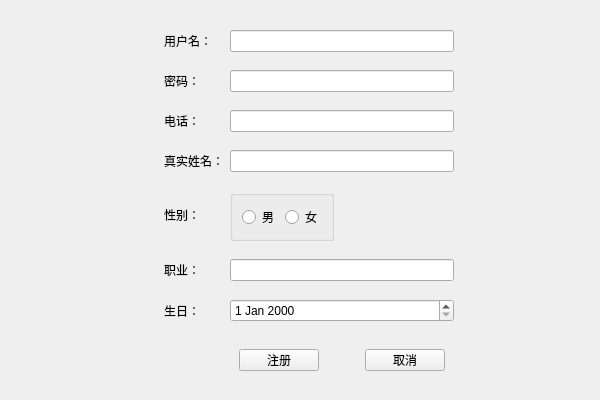
<?xml version="1.0" encoding="UTF-8"?>
<ui version="4.0">
 <class>regW</class>
 <widget class="QMainWindow" name="regW">
  <property name="geometry">
   <rect>
    <x>0</x>
    <y>0</y>
    <width>600</width>
    <height>400</height>
   </rect>
  </property>
  <property name="minimumSize">
   <size>
    <width>600</width>
    <height>400</height>
   </size>
  </property>
  <property name="maximumSize">
   <size>
    <width>600</width>
    <height>400</height>
   </size>
  </property>
  <property name="windowTitle">
   <string>MainWindow</string>
  </property>
  <widget class="QWidget" name="centralwidget">
   <layout class="QVBoxLayout" name="verticalLayout">
    <item>
     <widget class="QWidget" name="widget" native="true">
      <property name="minimumSize">
       <size>
        <width>600</width>
        <height>400</height>
       </size>
      </property>
      <property name="maximumSize">
       <size>
        <width>600</width>
        <height>400</height>
       </size>
      </property>
      <property name="styleSheet">
       <string notr="true"/>
      </property>
      <layout class="QGridLayout" name="gridLayout">
       <item row="4" column="1">
        <widget class="QLabel" name="label_3">
         <property name="text">
          <string>真实姓名：</string>
         </property>
        </widget>
       </item>
       <item row="6" column="1">
        <widget class="QLabel" name="label_4">
         <property name="maximumSize">
          <size>
           <width>16777215</width>
           <height>30</height>
          </size>
         </property>
         <property name="text">
          <string>性别：</string>
         </property>
        </widget>
       </item>
       <item row="7" column="1">
        <widget class="QLabel" name="label_5">
         <property name="text">
          <string>职业：</string>
         </property>
        </widget>
       </item>
       <item row="8" column="2">
        <widget class="QDateEdit" name="birth"/>
       </item>
       <item row="4" column="2">
        <widget class="QLineEdit" name="userName"/>
       </item>
       <item row="8" column="1">
        <widget class="QLabel" name="label_6">
         <property name="text">
          <string>生日：</string>
         </property>
        </widget>
       </item>
       <item row="6" column="2">
        <widget class="QGroupBox" name="groupBox">
         <property name="sizePolicy">
          <sizepolicy hsizetype="Fixed" vsizetype="Fixed">
           <horstretch>0</horstretch>
           <verstretch>0</verstretch>
          </sizepolicy>
         </property>
         <property name="title">
          <string/>
         </property>
         <property name="flat">
          <bool>false</bool>
         </property>
         <property name="checkable">
          <bool>false</bool>
         </property>
         <layout class="QGridLayout" name="gridLayout_2">
          <item row="0" column="0">
           <widget class="QRadioButton" name="rbtn1">
            <property name="text">
             <string>男</string>
            </property>
           </widget>
          </item>
          <item row="0" column="1">
           <widget class="QRadioButton" name="rbtn2">
            <property name="enabled">
             <bool>true</bool>
            </property>
            <property name="text">
             <string>女</string>
            </property>
           </widget>
          </item>
         </layout>
        </widget>
       </item>
       <item row="1" column="1">
        <widget class="QLabel" name="label_2">
         <property name="text">
          <string>密码：</string>
         </property>
        </widget>
       </item>
       <item row="0" column="0">
        <spacer name="horizontalSpacer">
         <property name="orientation">
          <enum>Qt::Horizontal</enum>
         </property>
         <property name="sizeHint" stdset="0">
          <size>
           <width>40</width>
           <height>20</height>
          </size>
         </property>
        </spacer>
       </item>
       <item row="1" column="2">
        <widget class="QLineEdit" name="password">
         <property name="echoMode">
          <enum>QLineEdit::Password</enum>
         </property>
        </widget>
       </item>
       <item row="9" column="2">
        <widget class="QWidget" name="widget_2" native="true">
         <property name="maximumSize">
          <size>
           <width>16777215</width>
           <height>40</height>
          </size>
         </property>
         <layout class="QHBoxLayout" name="horizontalLayout">
          <item>
           <widget class="QPushButton" name="logBtn">
            <property name="text">
             <string>注册</string>
            </property>
           </widget>
          </item>
          <item>
           <spacer name="horizontalSpacer_5">
            <property name="orientation">
             <enum>Qt::Horizontal</enum>
            </property>
            <property name="sizeHint" stdset="0">
             <size>
              <width>40</width>
              <height>20</height>
             </size>
            </property>
           </spacer>
          </item>
          <item>
           <widget class="QPushButton" name="canBtn">
            <property name="text">
             <string>取消</string>
            </property>
           </widget>
          </item>
         </layout>
        </widget>
       </item>
       <item row="7" column="2">
        <widget class="QLineEdit" name="job"/>
       </item>
       <item row="0" column="1">
        <widget class="QLabel" name="label">
         <property name="text">
          <string>用户名：</string>
         </property>
        </widget>
       </item>
       <item row="0" column="2">
        <widget class="QLineEdit" name="nickName"/>
       </item>
       <item row="0" column="3">
        <spacer name="horizontalSpacer_2">
         <property name="orientation">
          <enum>Qt::Horizontal</enum>
         </property>
         <property name="sizeHint" stdset="0">
          <size>
           <width>40</width>
           <height>20</height>
          </size>
         </property>
        </spacer>
       </item>
       <item row="3" column="1">
        <widget class="QLabel" name="label_7">
         <property name="text">
          <string>电话：</string>
         </property>
        </widget>
       </item>
       <item row="3" column="2">
        <widget class="QLineEdit" name="phoneNum"/>
       </item>
      </layout>
     </widget>
    </item>
   </layout>
  </widget>
 </widget>
 <resources/>
 <connections/>
</ui>
